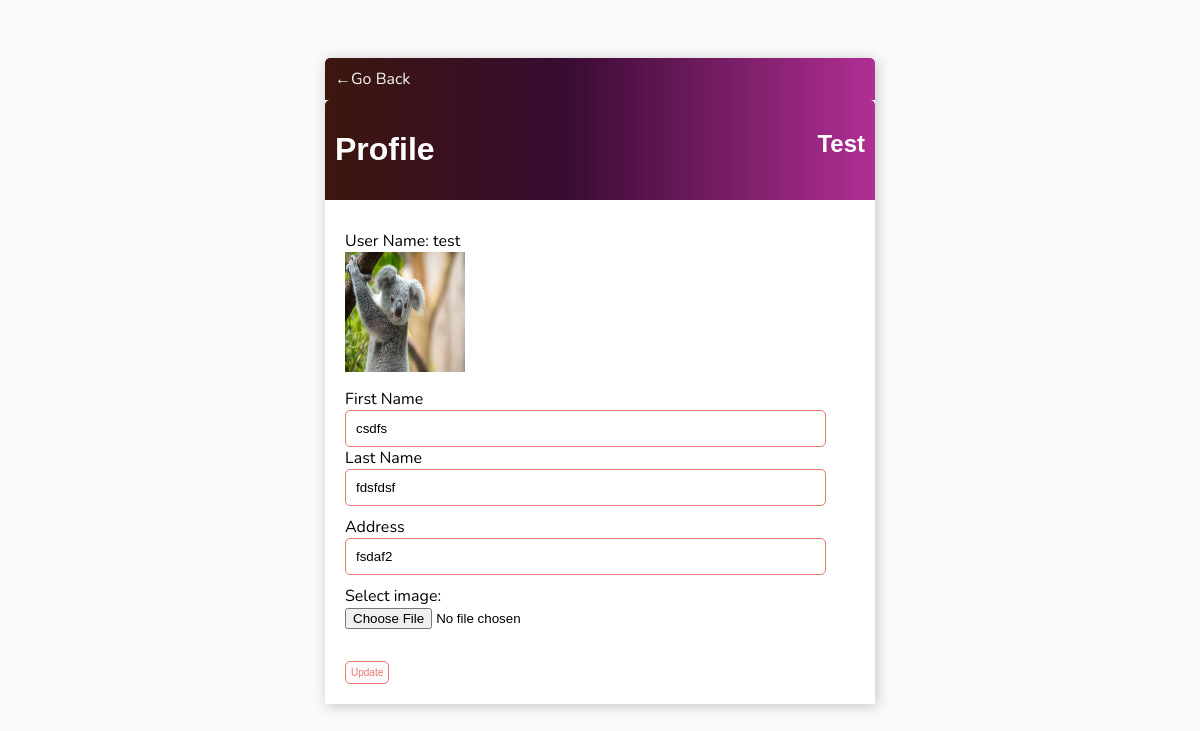
The app's page /users/profile/2/ (signed in) with its own data.
### data/models.py (models this page shows, shortened)
class UserProfileModel(models.Model):
    user = models.OneToOneField(User, on_delete=models.CASCADE, null=True, blank=True,related_name='related_profile')
    first_name = models.CharField(max_length=250, null=True)
    last_name = models.CharField(max_length=250,null=True)
    address = models.CharField(max_length=250,null=True)
    blocked = models.BooleanField(default=False)
    image = models.ImageField(null=True, blank=True, upload_to='')

### data/views.py (the view, shortened to what this page needs)
# urls.py: path('users/profile/<int:pk>/', UserProfile.as_view(), name='profile' ),
class UserProfile(LoginRequiredMixin, ListView):
    def get(self, request, *args, **kwargs):
        pk = self.kwargs.get('pk')
        if pk == request.user.pk or request.user.is_superuser:
            user_object= User.objects.filter(pk=pk).first()
            if UserProfileModel.objects.filter(user=user_object).first():
                user_profile_object= user_object.related_profile
            else:
                user_profile_object = ''
            return render(request, 'data/userInfo.html',{'user':user_object,'profile':user_profile_object})
        else:
            return redirect('profile',pk=request.user.pk)

### data/templates/data/userInfo.html (shortened to what this page needs)
{% extends 'data/main.html'%}
{% load static %}
{% block content %}
<div class="header-bar">
    <a href="{% url 'users' %}">&#8592;Go Back</a>
</div>
<div class="header-bar">
    <h1>Profile</h1>
    <div>
        <h2>{{ request.user|title }} </h2>
    </div>
</div>
<div class="card-body">
    <form method = "post" enctype="multipart/form-data">
            <label>User Name: {{user}}</label>
        {% if profile.image %}
        <img src="{{profile.image.url}}" alt="Smiley face" width="120" height="120">
        {% endif  %}
        <label>First Name</label>
        <input type="text" name="first_name" value="{{ profile.first_name }}"
        <label>Last Name</label>
        <input type="text" name="last_name" value="{{ profile.last_name }}">
        <label>Address</label>
        <input type="text" name="address" value="{{ profile.address }}">
        <label for="img">Select image:</label>
        <input type="file" id="img" name="image">
        <br>
        <br>
        <input style="margin-top: 10px;" class="Button" type="submit" value="Update">
    </form>
</div>
{% endblock content %}

### data/templates/data/main.html (style rules this page uses)
body { background-color: #FAFAFA; font-family: 'Nunito', sans-serif; padding-top: 50px; }
h1, h2, h3, h4, h5 { font-family: 'Ralewy', sans-serif; }
a, p { color: #4b5156; }
.header-bar { display: flex; justify-content: space-between; color: #FFFF; padding: 10px; border-radius: 5px 5px 0 0 ; background: linear-gradient(90deg, #3b170d 0%, #380b31 43%, #b12e94 100%); }
.header-bar a { color: rgb(247, 247, 247); text-decoration: none; }
input[type=text], input[type=password], input[type=email], textarea { border: 1px solid #EB796F; border-radius: 5px; padding: 10px; width: 90%; }
label { padding-top: 10px !important; display: block; }
.Button { border: 1px solid #EB796F; background-color: #FAFAFA; color: #EB796F; padding: 5px; font-size: 10px; border-radius: 5px; cursor: pointer; text-decoration: none; }
.card-body { padding: 20px; }

### records on screen
UserProfileModel: image (picture), first_name "csdfs", last_name "fdsfdsf", address "fsdaf2"

### other values on screen
{{ request.user|title }} "Test"
{{ user }} "test"
